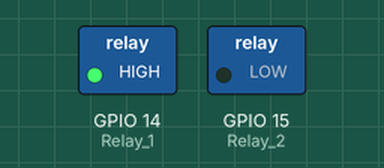
This program was run on a simulated Raspberry Pi (BCM pin numbers). On the bench: switched loads named in the program (green lamp = pin HIGH).

Above: at 1.0 s.
At 3.0 s:
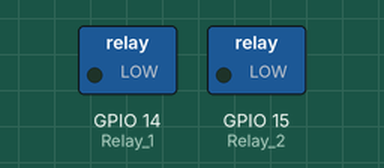
Timing chart, 0 to 5.2 s (numbered marks = the images above):
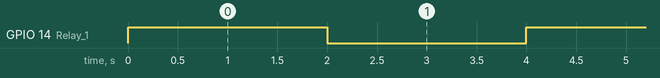

The program:

Relay.py
```python
import RPi.GPIO as GPIO
import time
GPIO.setmode(GPIO.BCM)
GPIO.setwarnings(False)

Relay_1 = 14
Relay_2 = 15

GPIO.setup(Relay_1, GPIO.OUT)
GPIO.output(Relay_1, GPIO.LOW)

GPIO.setup(Relay_2, GPIO.OUT)
GPIO.output(Relay_2, GPIO.LOW)

while(True):
    GPIO.output(Relay_1, GPIO.HIGH)
    GPIO.output(Relay_2, GPIO.LOW)
    time.sleep(2)
    GPIO.output(Relay_1, GPIO.LOW)
    GPIO.output(Relay_2, GPIO.LOW)
    time.sleep(2)
```

Measured:
- by itself, GPIO 14 (Relay_1): alternates HIGH for 2.0 s and LOW for 2.0 s
